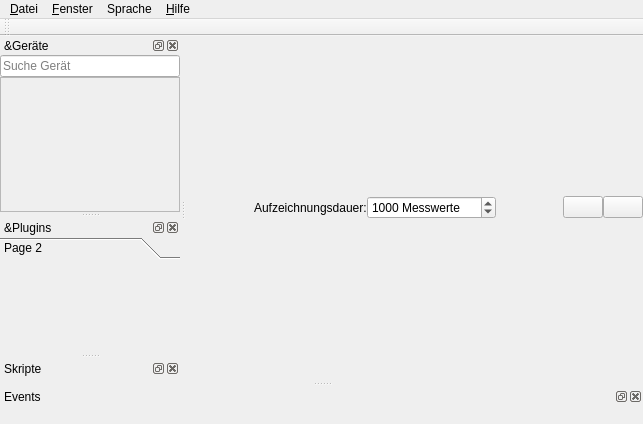
<?xml version="1.0" encoding="UTF-8"?>
<ui version="4.0">
 <class>MainWindow</class>
 <widget class="QMainWindow" name="MainWindow">
  <property name="geometry">
   <rect>
    <x>0</x>
    <y>0</y>
    <width>643</width>
    <height>424</height>
   </rect>
  </property>
  <property name="windowTitle">
   <string>RealTime OpenControl</string>
  </property>
  <property name="dockOptions">
   <set>QMainWindow::AllowNestedDocks|QMainWindow::AllowTabbedDocks|QMainWindow::AnimatedDocks|QMainWindow::GroupedDragging</set>
  </property>
  <widget class="QWidget" name="centralwidget">
   <layout class="QVBoxLayout" name="verticalLayout_9">
    <property name="spacing">
     <number>0</number>
    </property>
    <property name="leftMargin">
     <number>0</number>
    </property>
    <property name="topMargin">
     <number>0</number>
    </property>
    <property name="rightMargin">
     <number>0</number>
    </property>
    <property name="bottomMargin">
     <number>2</number>
    </property>
    <item>
     <layout class="QHBoxLayout" name="horizontalLayout">
      <property name="spacing">
       <number>0</number>
      </property>
      <item>
       <spacer name="horizontalSpacer_2">
        <property name="orientation">
         <enum>Qt::Horizontal</enum>
        </property>
        <property name="sizeHint" stdset="0">
         <size>
          <width>0</width>
          <height>0</height>
         </size>
        </property>
       </spacer>
      </item>
      <item>
       <widget class="QLabel" name="label_2">
        <property name="text">
         <string>Aufzeichnungsdauer:</string>
        </property>
       </widget>
      </item>
      <item>
       <widget class="QSpinBox" name="maxLengthSpinBox">
        <property name="toolTip">
         <string>Ändere die Aufzeichnungsdauer</string>
        </property>
        <property name="statusTip">
         <string>Ändere die Aufzeichnungsdauer</string>
        </property>
        <property name="suffix">
         <string> Messwerte</string>
        </property>
        <property name="maximum">
         <number>10000000</number>
        </property>
        <property name="value">
         <number>1000</number>
        </property>
       </widget>
      </item>
      <item>
       <spacer name="horizontalSpacer">
        <property name="orientation">
         <enum>Qt::Horizontal</enum>
        </property>
        <property name="sizeHint" stdset="0">
         <size>
          <width>0</width>
          <height>0</height>
         </size>
        </property>
       </spacer>
      </item>
      <item>
       <widget class="QPushButton" name="clearButton">
        <property name="toolTip">
         <string>Lösche alle Signale</string>
        </property>
        <property name="statusTip">
         <string>Lösche alle Signale</string>
        </property>
        <property name="text">
         <string/>
        </property>
        <property name="icon">
         <iconset>
          <normaloff>icons/clear.png</normaloff>icons/clear.png</iconset>
        </property>
        <property name="iconSize">
         <size>
          <width>25</width>
          <height>25</height>
         </size>
        </property>
       </widget>
      </item>
      <item>
       <widget class="QPushButton" name="createGraphButton">
        <property name="text">
         <string/>
        </property>
        <property name="icon">
         <iconset>
          <normaloff>icons/graph.png</normaloff>icons/graph.png</iconset>
        </property>
        <property name="iconSize">
         <size>
          <width>25</width>
          <height>25</height>
         </size>
        </property>
       </widget>
      </item>
     </layout>
    </item>
    <item>
     <layout class="QVBoxLayout" name="plotLayout"/>
    </item>
   </layout>
  </widget>
  <widget class="QDockWidget" name="deviceWidget">
   <property name="sizePolicy">
    <sizepolicy hsizetype="Preferred" vsizetype="Preferred">
     <horstretch>0</horstretch>
     <verstretch>0</verstretch>
    </sizepolicy>
   </property>
   <property name="statusTip">
    <string>Geräte, für die PlugIns vorhanden sind, erscheinen hier</string>
   </property>
   <property name="inputMethodHints">
    <set>Qt::ImhNone</set>
   </property>
   <property name="floating">
    <bool>false</bool>
   </property>
   <property name="features">
    <set>QDockWidget::AllDockWidgetFeatures</set>
   </property>
   <property name="allowedAreas">
    <set>Qt::LeftDockWidgetArea|Qt::RightDockWidgetArea</set>
   </property>
   <property name="windowTitle">
    <string>&amp;Geräte</string>
   </property>
   <attribute name="dockWidgetArea">
    <number>1</number>
   </attribute>
   <widget class="QWidget" name="dockWidgetContents_2">
    <layout class="QVBoxLayout" name="verticalLayout_3">
     <property name="spacing">
      <number>0</number>
     </property>
     <property name="leftMargin">
      <number>0</number>
     </property>
     <property name="topMargin">
      <number>0</number>
     </property>
     <property name="rightMargin">
      <number>0</number>
     </property>
     <property name="bottomMargin">
      <number>0</number>
     </property>
     <item>
      <widget class="QLineEdit" name="searchEdit">
       <property name="placeholderText">
        <string>Suche Gerät</string>
       </property>
      </widget>
     </item>
     <item>
      <widget class="QScrollArea" name="scrollArea_2">
       <property name="minimumSize">
        <size>
         <width>180</width>
         <height>0</height>
        </size>
       </property>
       <property name="widgetResizable">
        <bool>true</bool>
       </property>
       <widget class="QWidget" name="scrollAreaWidgetContents_2">
        <property name="geometry">
         <rect>
          <x>0</x>
          <y>0</y>
          <width>178</width>
          <height>85</height>
         </rect>
        </property>
        <property name="minimumSize">
         <size>
          <width>0</width>
          <height>0</height>
         </size>
        </property>
        <layout class="QVBoxLayout" name="verticalLayout_13">
         <property name="spacing">
          <number>0</number>
         </property>
         <property name="leftMargin">
          <number>0</number>
         </property>
         <property name="topMargin">
          <number>0</number>
         </property>
         <property name="rightMargin">
          <number>0</number>
         </property>
         <property name="bottomMargin">
          <number>0</number>
         </property>
         <item>
          <layout class="QVBoxLayout" name="deviceLayout">
           <property name="spacing">
            <number>0</number>
           </property>
          </layout>
         </item>
         <item>
          <spacer name="verticalSpacer_2">
           <property name="orientation">
            <enum>Qt::Vertical</enum>
           </property>
           <property name="sizeHint" stdset="0">
            <size>
             <width>20</width>
             <height>40</height>
            </size>
           </property>
          </spacer>
         </item>
         <item>
          <spacer name="verticalSpacer_3">
           <property name="orientation">
            <enum>Qt::Vertical</enum>
           </property>
           <property name="sizeHint" stdset="0">
            <size>
             <width>20</width>
             <height>68</height>
            </size>
           </property>
          </spacer>
         </item>
        </layout>
       </widget>
      </widget>
     </item>
    </layout>
   </widget>
  </widget>
  <widget class="QDockWidget" name="pluginsWidget">
   <property name="sizePolicy">
    <sizepolicy hsizetype="Preferred" vsizetype="Preferred">
     <horstretch>0</horstretch>
     <verstretch>0</verstretch>
    </sizepolicy>
   </property>
   <property name="statusTip">
    <string>Falls ein Gerät ein GUI-PlugIn besitzt, erscheint dies hier</string>
   </property>
   <property name="floating">
    <bool>false</bool>
   </property>
   <property name="features">
    <set>QDockWidget::AllDockWidgetFeatures</set>
   </property>
   <property name="allowedAreas">
    <set>Qt::AllDockWidgetAreas</set>
   </property>
   <property name="windowTitle">
    <string>&amp;Plugins</string>
   </property>
   <attribute name="dockWidgetArea">
    <number>1</number>
   </attribute>
   <widget class="QWidget" name="dockWidgetContents_3">
    <layout class="QVBoxLayout" name="verticalLayout">
     <property name="spacing">
      <number>0</number>
     </property>
     <property name="leftMargin">
      <number>0</number>
     </property>
     <property name="topMargin">
      <number>0</number>
     </property>
     <property name="rightMargin">
      <number>0</number>
     </property>
     <property name="bottomMargin">
      <number>0</number>
     </property>
     <item>
      <widget class="QToolBox" name="pluginsBox">
       <property name="sizePolicy">
        <sizepolicy hsizetype="Preferred" vsizetype="Expanding">
         <horstretch>0</horstretch>
         <verstretch>0</verstretch>
        </sizepolicy>
       </property>
       <property name="currentIndex">
        <number>0</number>
       </property>
       <widget class="QWidget" name="page_2">
        <property name="geometry">
         <rect>
          <x>0</x>
          <y>0</y>
          <width>180</width>
          <height>85</height>
         </rect>
        </property>
        <attribute name="label">
         <string>Page 2</string>
        </attribute>
       </widget>
      </widget>
     </item>
    </layout>
   </widget>
  </widget>
  <widget class="QMenuBar" name="menuBar">
   <property name="geometry">
    <rect>
     <x>0</x>
     <y>0</y>
     <width>643</width>
     <height>26</height>
    </rect>
   </property>
   <widget class="QMenu" name="menuDatei">
    <property name="statusTip">
     <string>Öffnen, Speichern, Exportieren</string>
    </property>
    <property name="title">
     <string>&amp;Datei</string>
    </property>
    <widget class="QMenu" name="menuTelegram_Bot">
     <property name="title">
      <string>Telegram-Bot</string>
     </property>
     <addaction name="actionTelegramBot"/>
     <addaction name="actionBotToken"/>
    </widget>
    <widget class="QMenu" name="menuTCP_Server">
     <property name="title">
      <string>TCP - Server</string>
     </property>
     <addaction name="actionTCPServer"/>
     <addaction name="actionTCPPassword"/>
     <addaction name="actionTCPPort"/>
    </widget>
    <addaction name="loadSessionAction"/>
    <addaction name="saveSessionAction"/>
    <addaction name="separator"/>
    <addaction name="importDataAction"/>
    <addaction name="exportDataAction"/>
    <addaction name="separator"/>
    <addaction name="menuTCP_Server"/>
    <addaction name="HTMLServerAction"/>
    <addaction name="menuTelegram_Bot"/>
    <addaction name="separator"/>
    <addaction name="systemTrayAction"/>
    <addaction name="separator"/>
    <addaction name="actionBeenden"/>
   </widget>
   <widget class="QMenu" name="menuFenster">
    <property name="statusTip">
     <string>Unterfenster-Darstellung verwalten</string>
    </property>
    <property name="title">
     <string>&amp;Fenster</string>
    </property>
    <addaction name="deviceWidgetToggle"/>
    <addaction name="pluginsWidgetToggle"/>
    <addaction name="scriptWidgetToggle"/>
    <addaction name="eventWidgetToggle"/>
   </widget>
   <widget class="QMenu" name="menuHilfe">
    <property name="title">
     <string>&amp;Hilfe</string>
    </property>
    <addaction name="clearCacheAction"/>
    <addaction name="separator"/>
    <addaction name="helpAction"/>
    <addaction name="separator"/>
    <addaction name="checkUpdatesAction"/>
    <addaction name="aboutAction"/>
   </widget>
   <widget class="QMenu" name="menuSprache">
    <property name="title">
     <string>Sprache</string>
    </property>
    <addaction name="actionDeutsch"/>
    <addaction name="actionEnglish"/>
   </widget>
   <addaction name="menuDatei"/>
   <addaction name="menuFenster"/>
   <addaction name="menuSprache"/>
   <addaction name="menuHilfe"/>
  </widget>
  <widget class="QDockWidget" name="scriptDockWidget">
   <property name="windowTitle">
    <string>Skripte</string>
   </property>
   <attribute name="dockWidgetArea">
    <number>1</number>
   </attribute>
   <widget class="QWidget" name="dockWidgetContents_6">
    <layout class="QVBoxLayout" name="verticalLayout_2">
     <property name="spacing">
      <number>0</number>
     </property>
     <property name="leftMargin">
      <number>0</number>
     </property>
     <property name="topMargin">
      <number>0</number>
     </property>
     <property name="rightMargin">
      <number>0</number>
     </property>
     <property name="bottomMargin">
      <number>0</number>
     </property>
     <item>
      <layout class="QHBoxLayout" name="scriptLayout"/>
     </item>
    </layout>
   </widget>
  </widget>
  <widget class="QToolBar" name="toolBar">
   <property name="sizePolicy">
    <sizepolicy hsizetype="Minimum" vsizetype="Preferred">
     <horstretch>0</horstretch>
     <verstretch>0</verstretch>
    </sizepolicy>
   </property>
   <property name="windowTitle">
    <string>toolBar</string>
   </property>
   <attribute name="toolBarArea">
    <enum>TopToolBarArea</enum>
   </attribute>
   <attribute name="toolBarBreak">
    <bool>false</bool>
   </attribute>
  </widget>
  <widget class="QDockWidget" name="eventWidgets">
   <property name="sizePolicy">
    <sizepolicy hsizetype="Preferred" vsizetype="Ignored">
     <horstretch>0</horstretch>
     <verstretch>0</verstretch>
    </sizepolicy>
   </property>
   <property name="windowTitle">
    <string>Events</string>
   </property>
   <attribute name="dockWidgetArea">
    <number>8</number>
   </attribute>
   <widget class="QWidget" name="dockWidgetContents">
    <layout class="QVBoxLayout" name="verticalLayout_4">
     <item>
      <layout class="QHBoxLayout" name="eventLayout">
       <property name="spacing">
        <number>0</number>
       </property>
      </layout>
     </item>
    </layout>
   </widget>
  </widget>
  <action name="exportDataAction">
   <property name="text">
    <string>&amp;Daten exportieren</string>
   </property>
   <property name="statusTip">
    <string>Bitte nutze RECHTSKLICK auf Plotbereich</string>
   </property>
  </action>
  <action name="actionBeenden">
   <property name="text">
    <string>&amp;Beenden</string>
   </property>
  </action>
  <action name="stylePlotsAction">
   <property name="text">
    <string>&amp;Plot anpassen</string>
   </property>
   <property name="statusTip">
    <string>Plot-Darstellung</string>
   </property>
  </action>
  <action name="actionPlot_exportieren">
   <property name="text">
    <string>&amp;Plot exportieren</string>
   </property>
   <property name="statusTip">
    <string>Bitte nutze RECHTSKLICK auf Plotbereich</string>
   </property>
  </action>
  <action name="actionFenster">
   <property name="text">
    <string>Fenster</string>
   </property>
  </action>
  <action name="signalWidgetToggle">
   <property name="checkable">
    <bool>true</bool>
   </property>
   <property name="checked">
    <bool>true</bool>
   </property>
   <property name="text">
    <string>&amp;Signale</string>
   </property>
   <property name="statusTip">
    <string>Signale-Unterfenster</string>
   </property>
  </action>
  <action name="deviceWidgetToggle">
   <property name="checkable">
    <bool>true</bool>
   </property>
   <property name="checked">
    <bool>true</bool>
   </property>
   <property name="text">
    <string>&amp;Geräte</string>
   </property>
   <property name="statusTip">
    <string>Geräte-Unterfenster</string>
   </property>
  </action>
  <action name="pluginsWidgetToggle">
   <property name="checkable">
    <bool>true</bool>
   </property>
   <property name="text">
    <string>&amp;Plugins</string>
   </property>
   <property name="statusTip">
    <string>Plugins-Unterfenster</string>
   </property>
  </action>
  <action name="scriptWidgetToggle">
   <property name="checkable">
    <bool>true</bool>
   </property>
   <property name="text">
    <string>S&amp;kript</string>
   </property>
   <property name="statusTip">
    <string>Skripte-Unterfenster</string>
   </property>
  </action>
  <action name="loadScriptAction">
   <property name="text">
    <string>&amp;Skript laden</string>
   </property>
   <property name="statusTip">
    <string>Skript aus Datei laden</string>
   </property>
  </action>
  <action name="saveScriptAction">
   <property name="text">
    <string>S&amp;kript speichern</string>
   </property>
   <property name="statusTip">
    <string>Skript in Datei speichern</string>
   </property>
  </action>
  <action name="saveSessionAction">
   <property name="text">
    <string>S&amp;ession speichern</string>
   </property>
  </action>
  <action name="actionZuletzt_geladen">
   <property name="text">
    <string>Zuletzt geladen</string>
   </property>
  </action>
  <action name="loadSessionAction">
   <property name="text">
    <string>Session &amp;laden</string>
   </property>
  </action>
  <action name="helpAction">
   <property name="text">
    <string>&amp;Hilfe zu KellerLogger</string>
   </property>
  </action>
  <action name="aboutAction">
   <property name="text">
    <string>Über RTOC</string>
   </property>
  </action>
  <action name="importDataAction">
   <property name="text">
    <string>Daten &amp;importieren</string>
   </property>
  </action>
  <action name="systemTrayAction">
   <property name="checkable">
    <bool>true</bool>
   </property>
   <property name="checked">
    <bool>true</bool>
   </property>
   <property name="text">
    <string>Minimize to SystemTray</string>
   </property>
  </action>
  <action name="multiprocessingListenerAction">
   <property name="checkable">
    <bool>true</bool>
   </property>
   <property name="text">
    <string>Multiproessing - Listener</string>
   </property>
  </action>
  <action name="actionDeutsch">
   <property name="checkable">
    <bool>true</bool>
   </property>
   <property name="text">
    <string>Deutsch</string>
   </property>
  </action>
  <action name="actionEnglish">
   <property name="checkable">
    <bool>true</bool>
   </property>
   <property name="text">
    <string>English</string>
   </property>
  </action>
  <action name="eventWidgetToggle">
   <property name="checkable">
    <bool>true</bool>
   </property>
   <property name="text">
    <string>Events</string>
   </property>
  </action>
  <action name="actionBotToken">
   <property name="text">
    <string>Bot-Token eingeben</string>
   </property>
  </action>
  <action name="actionTelegramBot">
   <property name="checkable">
    <bool>true</bool>
   </property>
   <property name="text">
    <string>Aktiviert</string>
   </property>
  </action>
  <action name="HTMLServerAction">
   <property name="checkable">
    <bool>true</bool>
   </property>
   <property name="text">
    <string>RTOC - Web</string>
   </property>
  </action>
  <action name="actionTCPServer">
   <property name="checkable">
    <bool>true</bool>
   </property>
   <property name="text">
    <string>Aktivieren</string>
   </property>
  </action>
  <action name="actionTCPPassword">
   <property name="text">
    <string>Passwort-Schutz</string>
   </property>
  </action>
  <action name="checkUpdatesAction">
   <property name="text">
    <string>Auf Updates prüfen</string>
   </property>
  </action>
  <action name="actionTCPPort">
   <property name="text">
    <string>Port: 5050</string>
   </property>
  </action>
  <action name="clearCacheAction">
   <property name="text">
    <string>Cache leeren</string>
   </property>
  </action>
 </widget>
 <resources/>
 <connections>
  <connection>
   <sender>actionBeenden</sender>
   <signal>triggered()</signal>
   <receiver>MainWindow</receiver>
   <slot>close()</slot>
   <hints>
    <hint type="sourcelabel">
     <x>-1</x>
     <y>-1</y>
    </hint>
    <hint type="destinationlabel">
     <x>463</x>
     <y>398</y>
    </hint>
   </hints>
  </connection>
 </connections>
</ui>
